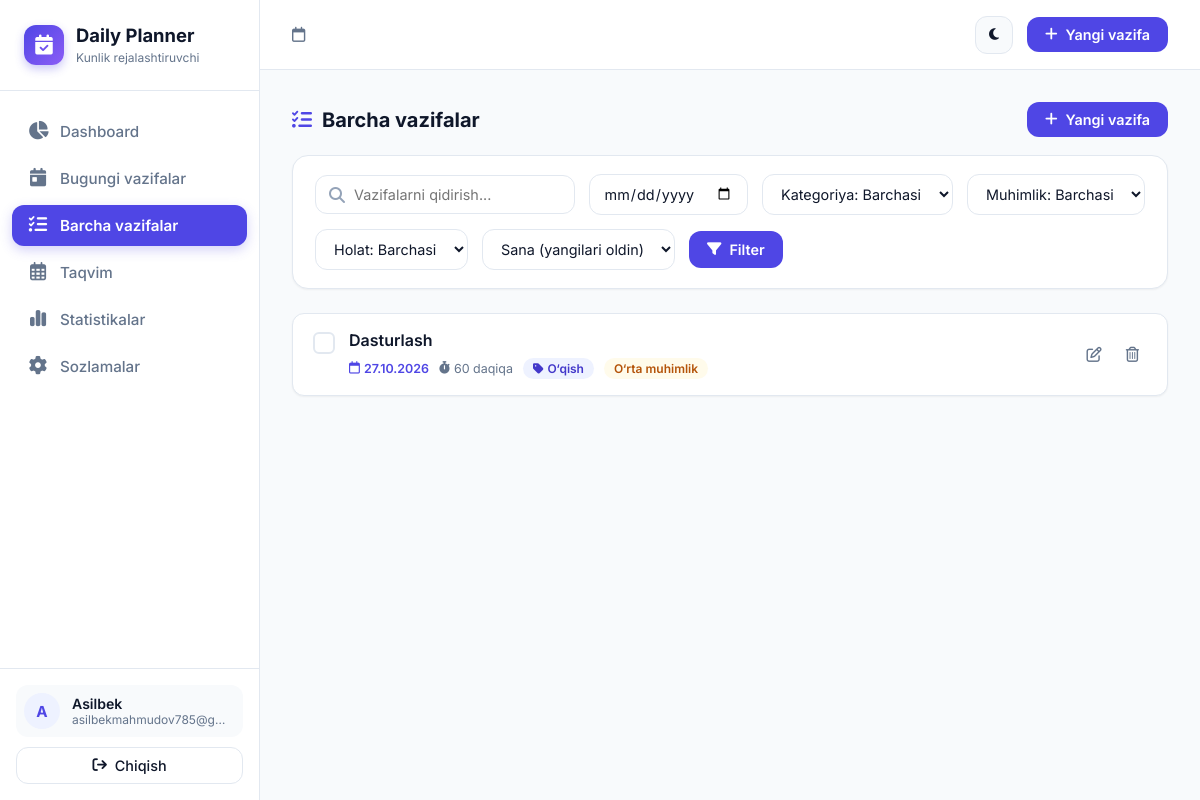
/all/ (signed in), run on the app's committed database.
### planner/models.py (models this page shows, shortened)
class Task(models.Model):
    class Priority(models.TextChoices):
        LOW = 'low', 'Past'
        MEDIUM = 'medium', 'O‘rta'
        HIGH = 'high', 'Yuqori'
    class Category(models.TextChoices):
        STUDY = 'study', 'O‘qish'
        WORK = 'work', 'Ish'
        PERSONAL = 'personal', 'Shaxsiy'
        HEALTH = 'health', 'Sog‘liq'
        OTHER = 'other', 'Boshqa'
    user = models.ForeignKey(
        User,
        on_delete=models.CASCADE,
        related_name='tasks',
        verbose_name="Foydalanuvchi"
    )
    title = models.CharField(max_length=255, verbose_name="Vazifa nomi")
    description = models.TextField(blank=True, verbose_name="Vazifa tavsifi")
    date = models.DateField(default=timezone.now, verbose_name="Sana")
    start_time = models.TimeField(null=True, blank=True, verbose_name="Boshlanish vaqti")
    end_time = models.TimeField(null=True, blank=True, verbose_name="Tugash vaqti")
    duration = models.PositiveIntegerField(
        null=True,
        blank=True,
        help_text="Davomiyligi (daqiqalarda)",
        verbose_name="Davomiyligi (daqiqa)"
    )
    priority = models.CharField(
        max_length=10,
        choices=Priority.choices,
        default=Priority.MEDIUM,
        verbose_name="Muhimlik darajasi"
    )
    category = models.CharField(
        max_length=20,
        choices=Category.choices,
        default=Category.PERSONAL,
        verbose_name="Kategoriya"
    )
    is_completed = models.BooleanField(default=False, verbose_name="Bajarilgan")
    created_at = models.DateTimeField(auto_now_add=True, verbose_name="Yaratilgan vaqt")
    updated_at = models.DateTimeField(auto_now=True, verbose_name="Yangilangan vaqt")
    class Meta:
        ordering = ['date', 'start_time', '-priority', '-created_at']
        verbose_name = "Vazifa"
        verbose_name_plural = "Vazifalar"

### planner/views.py (the view)
# urls.py: path('all/', views.all_tasks_view, name='all_tasks'),
@login_required
def all_tasks_view(request):
    tasks = Task.objects.filter(user=request.user)
    query = request.GET.get('q')
    if query:
        tasks = tasks.filter(Q(title__icontains=query) | Q(description__icontains=query))
    date_filter = request.GET.get('date')
    if date_filter:
        tasks = tasks.filter(date=date_filter)
    category = request.GET.get('category')
    if category:
        tasks = tasks.filter(category=category)
    priority = request.GET.get('priority')
    if priority:
        tasks = tasks.filter(priority=priority)
    status = request.GET.get('status')
    if status == 'completed':
        tasks = tasks.filter(is_completed=True)
    elif status == 'pending':
        tasks = tasks.filter(is_completed=False)
    sort = request.GET.get('sort', 'date_desc')
    if sort == 'date_desc':
        tasks = tasks.order_by('-date', 'start_time')
    elif sort == 'date_asc':
        tasks = tasks.order_by('date', 'start_time')
    elif sort == 'priority':
        tasks = tasks.order_by('-priority', '-date')
    elif sort == 'title':
        tasks = tasks.order_by('title')
    task_form = TaskForm(initial={'date': timezone.localdate()})
    context = {
        'tasks': tasks,
        'task_form': task_form,
        'active_menu': 'all_tasks',
        'categories': Task.Category.choices,
        'priorities': Task.Priority.choices,
    }
    return render(request, 'planner/all_tasks.html', context)

### planner/templates/planner/all_tasks.html (shortened to what this page needs)
{% extends "planner/base.html" %}
{% block content %}
<div class="section-header">
  <div class="section-title">
    <i class="fa-solid fa-list-check" style="color: var(--primary);"></i>
    Barcha vazifalar
  </div>
  <button class="btn-primary open-create-task-modal">
    <i class="fa-solid fa-plus"></i> Yangi vazifa
  </button>
</div>
<div class="filter-card">
  <form method="GET" class="filter-form">
    <div class="filter-input-group">
      <i class="fa-solid fa-magnifying-glass"></i>
      <input type="text" name="q" class="form-input" placeholder="Vazifalarni qidirish..." value="{{ request.GET.q }}">
    </div>
    <div style="min-width: 140px;">
      <input type="date" name="date" class="form-input" value="{{ request.GET.date }}" title="Sana bo‘yicha filter">
    </div>
    <div style="min-width: 140px;">
      <select name="category" class="form-select">
        <option value="">Kategoriya: Barchasi</option>
      </select>
    </div>
    <div style="min-width: 140px;">
      <select name="priority" class="form-select">
        <option value="">Muhimlik: Barchasi</option>
      </select>
    </div>
    <div style="min-width: 140px;">
      <select name="status" class="form-select">
        <option value="">Holat: Barchasi</option>
      </select>
    </div>
    <div style="min-width: 150px;">
      <select name="sort" class="form-select">
        <option value="date_desc" {% if request.GET.sort == 'date_desc' %}selected{% endif %}>Sana (yangilari oldin)</option>
      </select>
    </div>
    <button type="submit" class="btn-primary" style="padding: 10px 18px;">
      <i class="fa-solid fa-filter"></i> Filter
    </button>
  </form>
</div>
<div class="task-list">
  {% for task in tasks %}
  <div class="task-item {% if task.is_completed %}completed{% endif %}">
    <div class="task-left">
      <form class="task-check-form" action="{% url 'task_toggle_status' task.id %}" method="POST">
        <button type="submit" class="task-check-btn {% if task.is_completed %}checked{% endif %}">
        </button>
      </form>
      <div class="task-details">
        <div class="task-title">{{ task.title }}</div>
        <div class="task-meta">
          <span class="meta-item" style="color: var(--primary); font-weight: 600;">
            <i class="fa-regular fa-calendar"></i>
            {{ task.date|date:"d.m.Y" }}
          </span>
          {% if task.duration %}
          <span class="meta-item">
            <i class="fa-solid fa-stopwatch"></i>
            {{ task.duration }} daqiqa
          </span>
          {% endif %}
          <span class="badge badge-category">
            <i class="fa-solid fa-tag"></i> {{ task.get_category_display }}
          </span>
          <span class="badge badge-{{ task.priority }}">
            {{ task.get_priority_display }} muhimlik
          </span>
        </div>
      </div>
    </div>
    <div class="task-actions">
      <button class="action-btn open-edit-task-modal" data-id="{{ task.id }}" title="Tahrirlash">
        <i class="fa-regular fa-pen-to-square"></i>
      </button>
      <button class="action-btn delete open-delete-modal" data-id="{{ task.id }}" data-title="{{ task.title }}" title="O‘chirish">
        <i class="fa-regular fa-trash-can"></i>
      </button>
    </div>
  </div>
  {% endfor %}
</div>
{% endblock %}

### planner/templates/planner/base.html (shortened to what this page needs)
{% load static %}
<!DOCTYPE html>
<html lang="uz" data-theme="light">
<head>
  <link rel="stylesheet" href="https://cdnjs.cloudflare.com/ajax/libs/font-awesome/6.5.1/css/all.min.css">
  <link rel="stylesheet" href="{% static 'css/style.css' %}">
</head>
<body>
  <div class="app-container">
    {% if user.is_authenticated %}
    <aside class="sidebar" id="sidebar">
      <div class="sidebar-brand">
        <div class="brand-icon">
          <i class="fa-solid fa-calendar-check"></i>
        </div>
        <div class="brand-text">
          <h2>Daily Planner</h2>
          <span>Kunlik rejalashtiruvchi</span>
        </div>
      </div>
      <nav class="sidebar-nav">
        <a href="{% url 'dashboard' %}" class="nav-link {% if active_menu == 'dashboard' %}active{% endif %}">
          <i class="fa-solid fa-chart-pie"></i>
          <span>Dashboard</span>
        </a>
        <a href="{% url 'today_tasks' %}" class="nav-link {% if active_menu == 'today' %}active{% endif %}">
          <i class="fa-solid fa-calendar-day"></i>
          <span>Bugungi vazifalar</span>
        </a>
        <a href="{% url 'all_tasks' %}" class="nav-link {% if active_menu == 'all_tasks' %}active{% endif %}">
          <i class="fa-solid fa-list-check"></i>
          <span>Barcha vazifalar</span>
        </a>
        <a href="{% url 'calendar' %}" class="nav-link {% if active_menu == 'calendar' %}active{% endif %}">
          <i class="fa-regular fa-calendar-days"></i>
          <span>Taqvim</span>
        </a>
        <a href="{% url 'statistics' %}" class="nav-link {% if active_menu == 'statistics' %}active{% endif %}">
          <i class="fa-solid fa-chart-simple"></i>
          <span>Statistikalar</span>
        </a>
        <a href="{% url 'settings' %}" class="nav-link {% if active_menu == 'settings' %}active{% endif %}">
          <i class="fa-solid fa-gear"></i>
          <span>Sozlamalar</span>
        </a>
      </nav>
      <div class="sidebar-footer">
        <div class="user-profile-summary">
          <div class="user-avatar">
            {{ user.username|slice:":1"|upper }}
          </div>
          <div class="user-info">
            <div class="user-name">{{ user.first_name|default:user.username }}</div>
            <div class="user-email">{{ user.email|default:"Foydalanuvchi" }}</div>
          </div>
        </div>
        <a href="{% url 'logout' %}" class="btn-secondary" style="justify-content: center; width: 100%;">
          <i class="fa-solid fa-arrow-right-from-bracket"></i> Chiqish
        </a>
      </div>
    </aside>
    <div class="main-wrapper">
      <header class="topbar">
        <div class="topbar-left">
          <div style="font-size: 0.95rem; color: var(--text-muted); font-weight: 500;">
            <i class="fa-regular fa-calendar" style="margin-right: 6px;"></i>
          </div>
        </div>
        <div class="topbar-right">
          <button class="theme-toggle-btn" id="theme-toggle-btn" title="Mavzuni almashtirish">
            <i id="theme-icon" class="fa-solid fa-moon"></i>
          </button>
          <button class="btn-primary open-create-task-modal">
            <i class="fa-solid fa-plus"></i> Yangi vazifa
          </button>
        </div>
      </header>
      <main class="content-area">
        {% block content %}{% endblock %}
      </main>
    </div>
    {% else %}
    <div style="width: 100%;">
      {% block auth_content %}{% endblock %}
    </div>
    {% endif %}
  </div>
</body>
</html>

### data on the page
Task: is_completed False (drawn), title "Dasturlash", date "27.10.2026", duration "60", category "O‘qish", priority "O‘rta"

### other printed values
{{ user.username|slice:":1"|upper }} "A"
{{ user.first_name|default:user.username }} "Asilbek"
{{ user.email|default:"Foydalanuvchi" }} "asilbekmahmudov785@g…"
